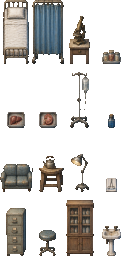
#> input picture Graphics/Characters/vacas_laboratorio.png, 128 x 256 px
$ python laminas_coherencia.py
#> lines starting #> are read from the running program, lines starting #| are printed output that depends on the picture
"""Láminas comparativas y escala real. Solo escribe diseno/capturas/arte."""
from pathlib import Path
import math,json
from PIL import Image,ImageDraw,ImageFont
from auditar_coherencia import ROOT,BACK,PROPS

OUT=ROOT/'diseno/capturas/arte'
FONT=ImageFont.truetype('C:/Windows/Fonts/arial.ttf',12)
BG='#282c30'

def label(im,xy,text,color='white'):ImageDraw.Draw(im).text(xy,text,fill=color,font=FONT)
def paste_fit(dst,src,box):
    src=src.copy().convert('RGBA');src.thumbnail((box[2],box[3]),Image.Resampling.NEAREST)
    dst.paste(src,(box[0]+(box[2]-src.width)//2,box[1]+(box[3]-src.height)//2),src)

def main():
    OUT.mkdir(parents=True,exist_ok=True)
    lab=Image.open(ROOT/'Graphics/Characters/vacas_laboratorio.png')
#> lab is the input picture: PIL image 128x256 RGBA; mean R, G, B, A 31.7, 29.8, 27.2, 72.6
    lab.resize((lab.width*4,lab.height*4),Image.Resampling.NEAREST).save(OUT/'coherencia_laboratorio_detalle.png')
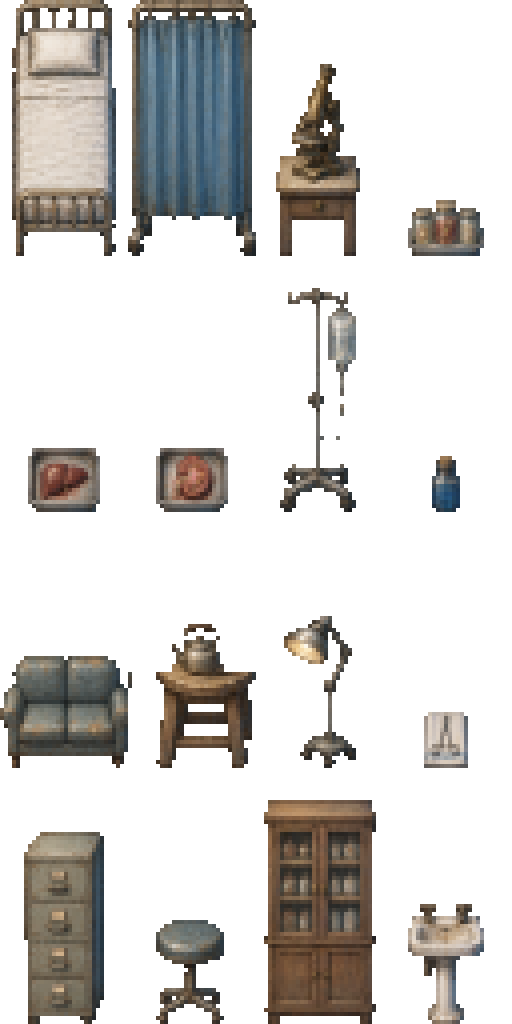
#> saved as coherencia_laboratorio_detalle.png: PIL image 512x1024 RGBA; mean R, G, B, A 31.7, 29.8, 27.2, 72.6; transparent parts drawn white
    for cat in sorted((ROOT/'Graphics').iterdir()):
        if not cat.is_dir():continue
        files=sorted(cat.glob('*.png')); cols=3;rowh=204;w=1080
        sheet=Image.new('RGB',(w,max(100,40+math.ceil(len(files)/cols)*rowh)),BG)
        label(sheet,(8,8),f'{cat.name} | ANTES izquierda / DESPUÉS derecha | todos los archivos, NEAREST; miniaturas de catálogo')
        if not files:label(sheet,(8,40),'Sin PNG locales en esta categoría.')
        for i,p in enumerate(files):
            x=i%cols*360;y=40+i//cols*rowh;b=BACK/p.relative_to(ROOT)
            label(sheet,(x+4,y),p.stem[:48])
            label(sheet,(x+4,y+16),'modificado' if b.exists() else ('nuevo' if p.stem.startswith('vacas_reserva') or p.stem=='vacas_luz_escalera' else 'conservado'),'#d8bb88')
            if b.exists():paste_fit(sheet,Image.open(b),(x+4,y+34,170,166))
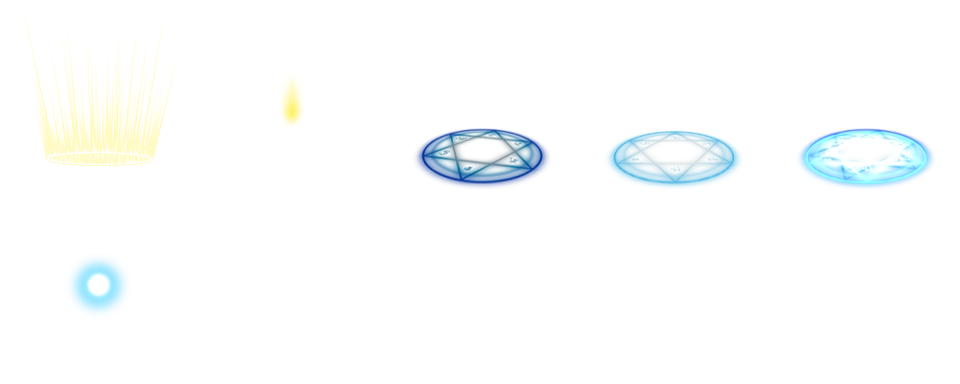
#> input picture Graphics/Animations/001-Action01.png, 960 x 384 px, found by its file name
#> in paste_fit, src is the input picture: PIL image 960x384 RGBA; mean R, G, B, A 38.1, 42.7, 42.5, 10
#> in paste_fit, `src.thumbnail((box[2], box[3]), Image.Resampling.NEAREST)`:
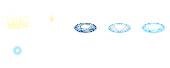
#> src: PIL image 170x68 RGBA; mean R, G, B, A 37.5, 42.1, 41.9, 9.6; transparent parts drawn white
#> in paste_fit, `dst.paste(src,(box[0]+(box[2]-src.width)//2,box[1]+(box[3]-src.height)..`:
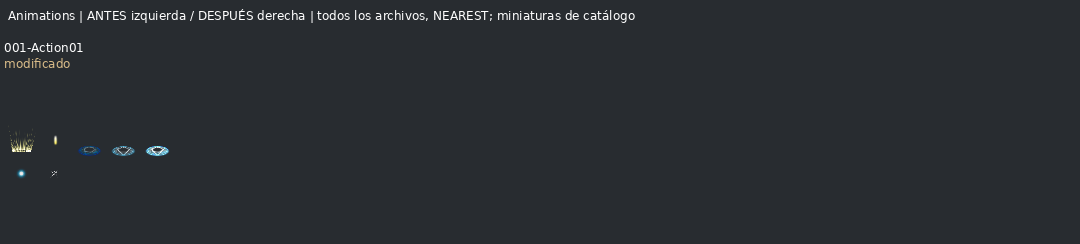
#> dst: PIL image 1080x244 RGB; mean R, G, B 41.8, 45.8, 49.7
            elif not (p.stem.startswith('vacas_reserva') or p.stem=='vacas_luz_escalera'):paste_fit(sheet,Image.open(p),(x+4,y+34,170,166))
            paste_fit(sheet,Image.open(p),(x+184,y+34,170,166))
        sheet.save(OUT/f'coherencia_{cat.name}.png')
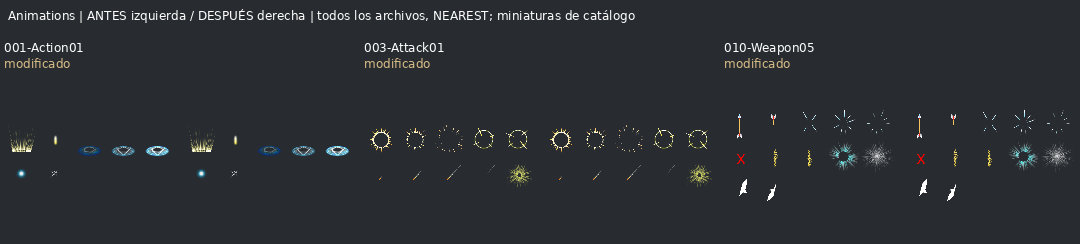
#> saved as coherencia_Animations.png: PIL image 1080x244 RGB; mean R, G, B 43.9, 47.9, 51.4
        # Partes legibles sin reducción automática de láminas largas.
        if sheet.height>1400:
            for i,y in enumerate(range(0,sheet.height,1264)):
                sheet.crop((0,y,w,min(sheet.height,y+1264))).save(OUT/f'coherencia_{cat.name}_{i+1:02}.png')
#> pass 2 of the loop in main, `for cat in sorted((ROOT/'Graphics').iterdir()):`:
#> in label (call 8), `def label(im,xy,text,color='white'):ImageDraw.Draw(im).text(xy,text,fi..`:
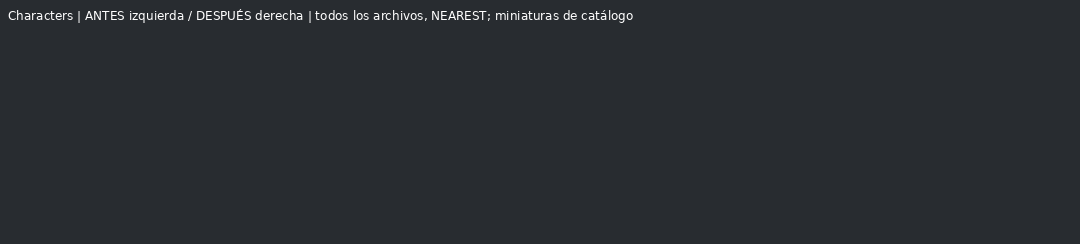
#> im: PIL image 1080x244 RGB; mean R, G, B 41.3, 45.2, 49.2
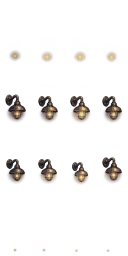
#> input picture Graphics/Characters/185-Light02.png, 128 x 256 px, found by its file name
#> in paste_fit, src is the input picture: PIL image 128x256 RGBA; mean R, G, B, A 12.5, 10.2, 9, 17.8
#> src: PIL image 83x166 RGBA
#> in main, `sheet.save(OUT/f'coherencia_{cat.name}.png')`:
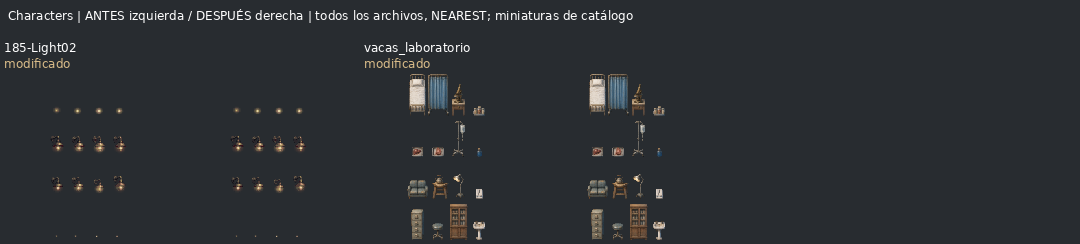
#> saved as coherencia_Characters.png: PIL image 1080x244 RGB; mean R, G, B 44.4, 47.9, 51.3
#> pass 3 of the loop in main, `for cat in sorted((ROOT/'Graphics').iterdir()):`:
#> in label (call 13), `def label(im,xy,text,color='white'):ImageDraw.Draw(im).text(xy,text,fi..`:
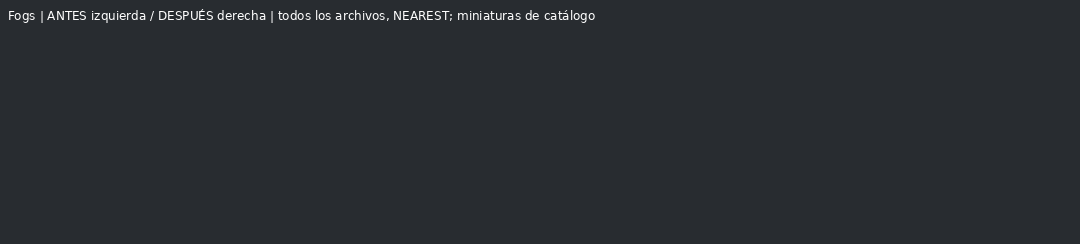
#> im: PIL image 1080x244 RGB; mean R, G, B 41.2, 45.2, 49.2
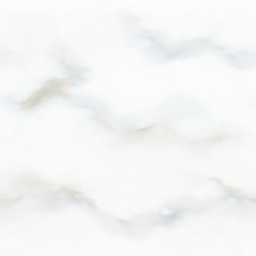
#> input picture Graphics/Fogs/002-Clouds01.png, 256 x 256 px, found by its file name
#> in paste_fit, src is the input picture: PIL image 256x256 RGBA; mean R, G, B, A 144, 152.2, 146.4, 24.9
#> src: PIL image 166x166 RGBA
#> in paste_fit (call 12), `dst.paste(src,(box[0]+(box[2]-src.width)//2,box[1]+(box[3]-src.height)..`:
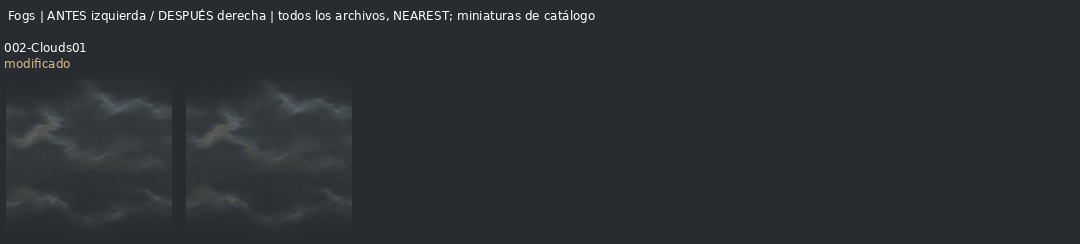
#> dst: PIL image 1080x244 RGB; mean R, G, B 43.9, 47.9, 51.7
    chars=[p for p in sorted((ROOT/'Graphics/Characters').glob('*.png')) if p.stem not in PROPS and p.stem!='vacas_furgoneta']
    plate=Image.new('RGB',(960,40+math.ceil(len(chars)/8)*140),BG)
    label(plate,(6,6),'ESCALA REAL 1:1 | frontal y lateral por identidad | referencia horizontal común: pies')
    for i,p in enumerate(chars):
        x=i%8*120;y=40+i//8*140;im=Image.open(p).convert('RGBA');cw,ch=im.width//4,im.height//4
        label(plate,(x+2,y),p.stem.replace('vacas_','')[:19])
        for n,row in enumerate((0,1)):
            cell=im.crop((0,row*ch,cw,(row+1)*ch));xx=x+(120-cw)//2;baseline=y+62+n*64
            ImageDraw.Draw(plate).line((x,baseline,x+116,baseline),fill='#657078')
            plate.paste(cell,(xx,baseline-ch),cell)
    plate.save(OUT/'coherencia_personajes_1x.png')
    plate.resize((plate.width*3,plate.height*3),Image.Resampling.NEAREST).save(OUT/'coherencia_personajes_3x.png')
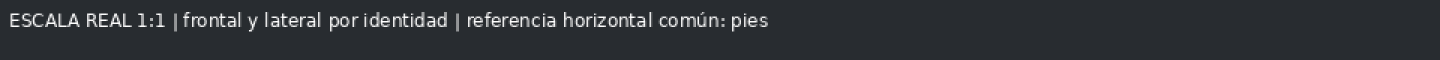
#> saved as coherencia_personajes_3x.png: PIL image 2880x120 RGB (shown at 1/2 size); mean R, G, B 46.8, 50.7, 54.6
    # Comprobación visual de identidad: sprite, todos los retratos y battlers vinculados.
    identities={'steven':['steven','steven_mente','enemigo_rey'],'madre':['madre','enemigo_madre'],'lucy':['lucy'],'cripps':['cripps','enemigo_sombra_cripps','enemigo_cripps_matarife'],'perro':['dog'],'guernsey4':['guernsey','enemigo_guernsey'],'junco':['junco'],'muesca':['muesca'],'obrero1':['benito'],'obrero2':['rubio','sierra'],'obrero3':['encarna'],'obrero4':['chato'],'carnicero':['molina'],'anselmo':['anselmo'],'remedios':['remedios'],'borracho':['borracho'],'reclutador':['reclutador'],'elena':['elena']}
    for char,names in identities.items():
        paths=[ROOT/'Graphics/Characters'/f'vacas_{char}.png']
        paths += [p for p in (ROOT/'Graphics/Pictures').glob('retrato_*.png') if any(p.stem.startswith('retrato_'+n+'_') for n in names)]
        paths += [p for p in (ROOT/'Graphics/Battlers').glob('*.png') if p.stem in names]
        # La Biblia exige contrastar también la referencia de producción.
        refname={'guernsey4':'guernsey','obrero1':'benito','obrero2':'rubio','obrero3':'encarna','obrero4':'chato','carnicero':'molina'}.get(char,char)
        reference=ROOT/'diseno/fuentes/arte_hd2d/referencias'/f'{refname}.png'
        if reference.exists():paths.append(reference)
        im=Image.new('RGB',(max(720,len(paths)*180),400),BG)
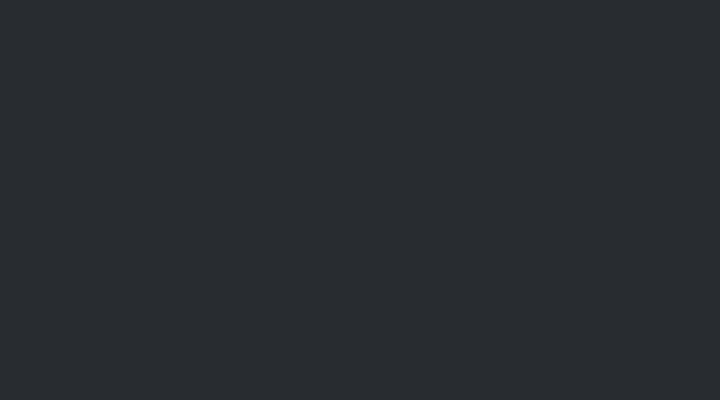
#> im: PIL image 720x400 RGB; mean R, G, B 40, 44, 48
        label(im,(6,6),f'Identidad: {char} | sprite 3x; retratos y battlers reducidos solo para comparación')
        for i,p in enumerate(paths):
#> (the run stopped early here; a loop or call above may not have finished)
